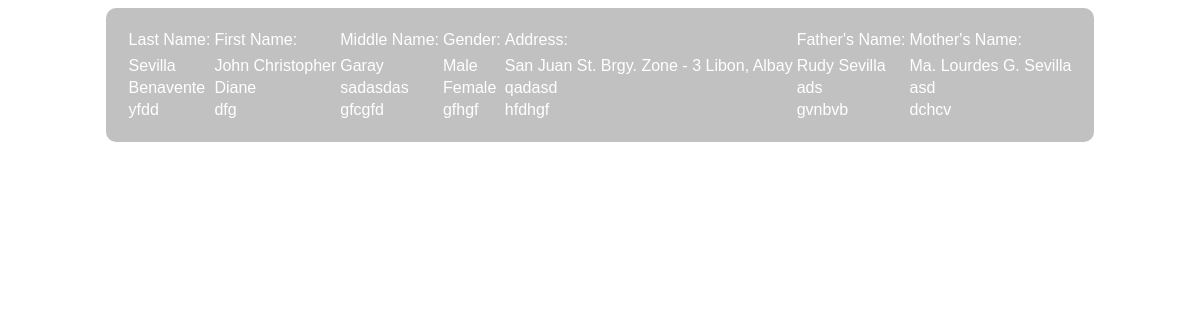
The app's page /profile.php with its own data.
### tables this page shows
CREATE TABLE `jhs_form` (
  `lrn` int(100) NOT NULL,
  `lastname` varchar(250) NOT NULL,
  `firstname` varchar(250) NOT NULL,
  `middlename` varchar(250) NOT NULL,
  `gender` varchar(250) NOT NULL,
  `address` varchar(250) NOT NULL,
  `zipcode` int(11) NOT NULL,
  `father` varchar(250) NOT NULL,
  `mother` varchar(250) NOT NULL,
  `focc` varchar(250) NOT NULL,
  `mocc` varchar(250) NOT NULL,
  `contactn` int(11) NOT NULL
);

### profile.php (the view, shortened to what this page needs)
<!DOCTYPE html>
<html>
<head>
</head>
<body>
	<?php
		include 'connection.php';
		$sql = "Select * from jhs_form";
		$result = $conn->query($sql);
	?>
	<div class="self-info" align="center">
		<table>
			<tr>
				<td>
					Last Name:
				</td>
				<td>
					First Name:
				</td>
				<td>
					Middle Name:
				</td>
				<td>
					Gender:
				</td>
				<td>
					Address:
				</td>
				<td>
					Father's Name:
				</td>
				<td>
					Mother's Name:
				</td>
			</tr>
			<?php
				while ($row = $result->fetch_assoc()){
			?>
					<tr>
						<td>
							<?php echo $row['lastname']?>
						</td>
						<td>
							<?php echo $row['firstname']?>
						</td>
						<td>
							<?php echo $row['middlename']?>
						</td>
						<td>
							<?php echo $row['gender']?>
						</td>
						<td>
							<?php echo $row['address']?>
						</td>
						<td>
							<?php echo $row['father']?>
						</td>
						<td>
							<?php echo $row['mother']?>
						</td>
					</tr>
					<?php
						}
					?>
		</table>
	</div>
</body>
</html>

### profile.php (style rules this page uses)
body { font-family: arial, sans-serif; background-image: url('DSCF4615.jpg'); background-size: cover; background-repeat: no-repeat; background-attachment: fixed; background-position: center; color: rgb(255,255,255); }
table { padding: 20px; background-color: rgba(100,100,100,0.4); border-radius: 10px; }

### records on screen
jhs_form: lastname "Sevilla", firstname "John Christopher", middlename "Garay", gender "Male", address "San Juan St. Brgy. Zone - 3 Libon, Albay", father "Rudy Sevilla", mother "Ma. Lourdes G. Sevilla"
jhs_form: lastname "Benavente", firstname "Diane", middlename "sadasdas", gender "Female", address "qadasd", father "ads", mother "asd"
jhs_form: lastname "yfdd", firstname "dfg", middlename "gfcgfd", gender "gfhgf", address "hfdhgf", father "gvnbvb", mother "dchcv"
